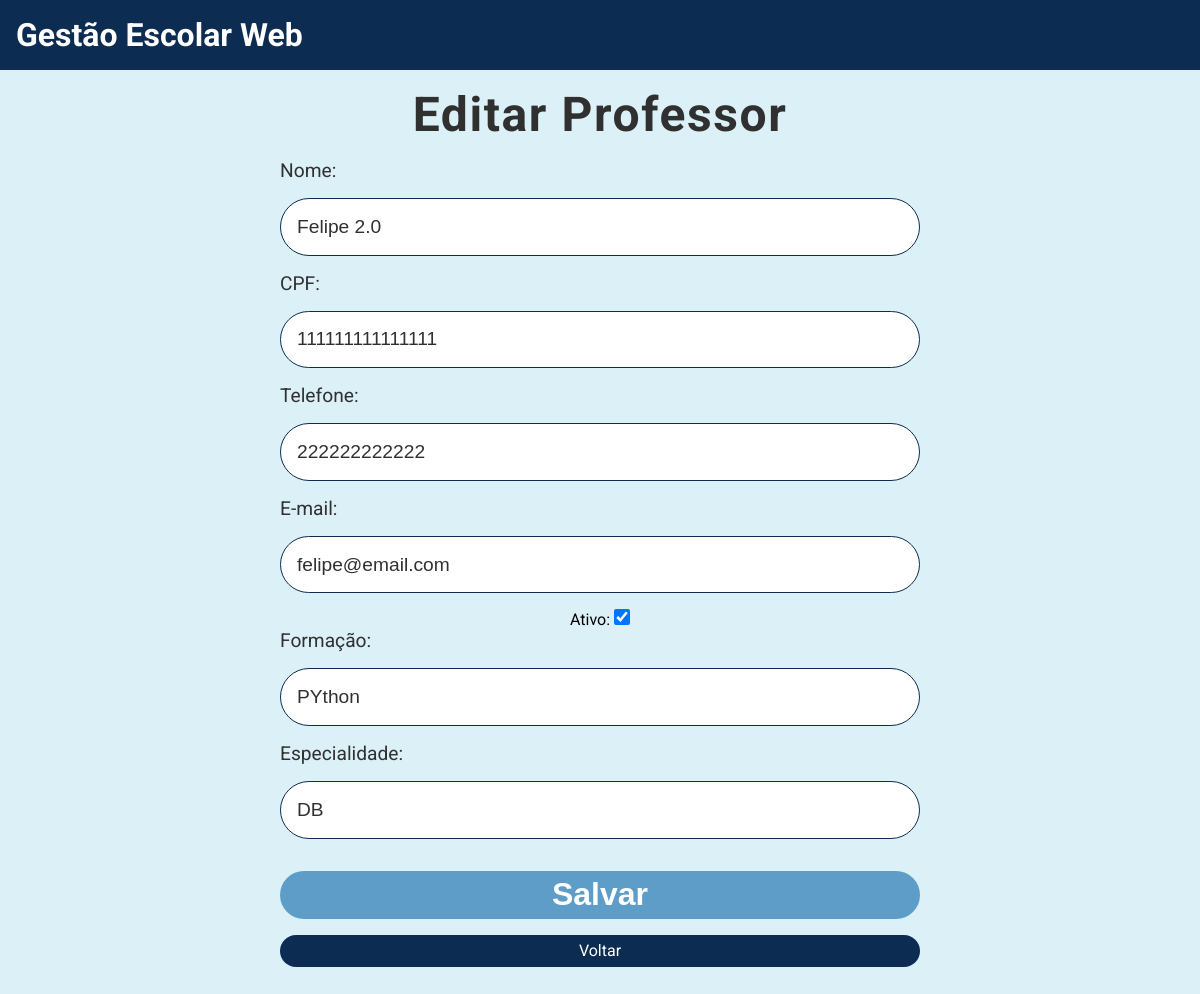
Page /editar/professor/13 on the earlier database version.
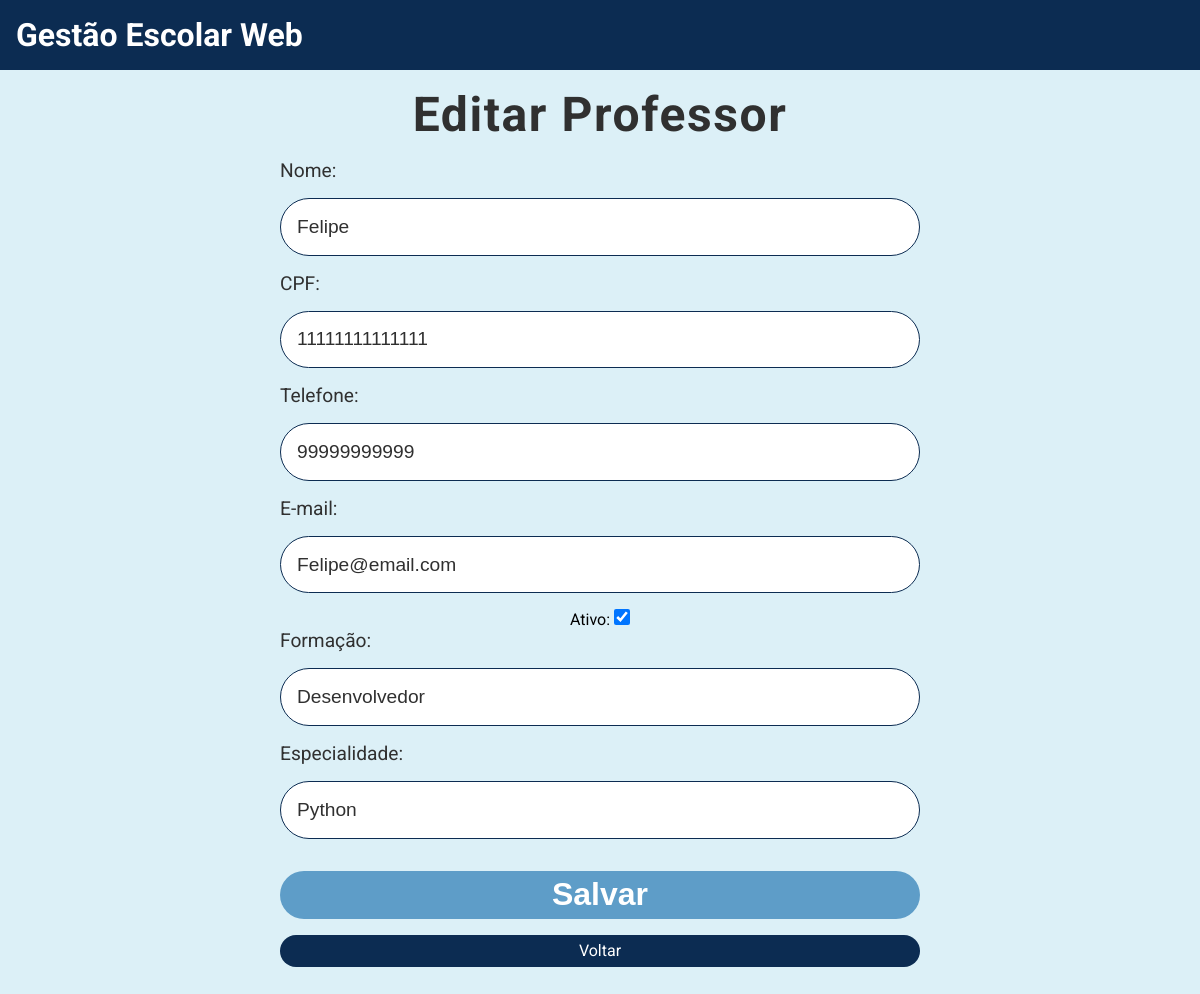
Same page on the later database version.
### tables this page shows
CREATE TABLE Professores (matricula INTEGER PRIMARY KEY AUTOINCREMENT, nome VARCHAR (255) NOT NULL, cpf CHAR (11) NOT NULL, telefone CHAR (11), email VARCHAR (255), ativo BOOLEAN DEFAULT (1), formacao VARCHAR (255), especialidade VARCHAR (255));

### main.py (the view, shortened to what this page needs)
@app.route("/editar/professor/<matricula>", methods=('GET', 'POST'))
def editar_professor(matricula):
    professor = Professor.listaProfessorMatricula(matricula = matricula)
    return render_template("editar_professor.html", professor=professor)

### professor.py (called while the page is built)
    @classmethod
    def listaProfessorMatricula(cls, matricula):
        conexao = sqlite3.connect("gestao_escolar.db")
        cursor = conexao.cursor()
        sql = f"""
            SELECT * FROM Professores WHERE matricula = '{matricula}'
        """
        cursor.execute(sql)
        listaProfessor = cursor.fetchone()
        conexao.close()
        return listaProfessor

### templates/editar_professor.html
{% extends "base.html" %} {% block conteudo %}
<div class="conteudo-principal">
    <h2>Editar Professor</h2>
    <div class="conteudo-formulario">
        <form method="post">
            <div class="campos-formulario">
                <label for="nome_professor">Nome:</label>
                <input
                    type="text"
                    id="nome_professor"
                    name="nome_professor"
                    value="{{ professor[1] }}"
                    required
                />
            </div>
            <div class="campos-formulario">
                <label for="cpf_professor">CPF:</label>
                <input
                    type="text"
                    id="cpf_professor"
                    name="cpf_professor"
                    value="{{ professor[2] }}"
                    required
                />
            </div>
            <div class="campos-formulario">
                <label for="telefone_professor">Telefone:</label>
                <input
                    type="text"
                    id="telefone_professor"
                    name="telefone_professor"
                    value="{{ professor[3] }}"
                />
            </div>
            <div class="campos-formulario">
                <label for="email_professor">E-mail:</label>
                <input
                    type="email"
                    id="email_professor"
                    name="email_professor"
                    value="{{ professor[4] }}"
                />
            </div>
            <div class="checkbox">
                <label for="ativo_professor">Ativo:</label>
                {% if professor[5] == 1 %}
                <input
                    type="checkbox"
                    id="ativo_professor"
                    name="ativo_professor"
                    checked
                />
                {% else %}
                <input
                    type="checkbox"
                    id="ativo_professor"
                    name="ativo_professor"
                />
                {% endif %}
            </div>
            <div class="campos-formulario">
                <label for="formacao_professor">Formação:</label>
                <input
                    type="text"
                    id="formacao_professor"
                    name="formacao_professor"
                    value="{{ professor[6] }}"
                />
            </div>
            <div class="campos-formulario">
                <label for="especialidade_professor">Especialidade:</label>
                <input
                    type="text"
                    id="especialidade_professor"
                    name="especialidade_professor"
                    value="{{ professor[7] }}"
                />
            </div>
            <button type="submit">Salvar</button>
        </form>
        <a href="/listar/professores" class="botao-primario">Voltar</a>
    </div>
</div>
{% endblock %}

Differences in the rows shown:
changed Professores: nome_professor "Felipe 2.0" → "Felipe"; cpf_professor "111111111111111" → "11111111111111"; telefone_professor "222222222222" → "99999999999"; email_professor "felipe@email.com" → "Felipe@email.com"; formacao_professor "PYthon" → "Desenvolvedor"; especialidade_professor "DB" → "Python"
